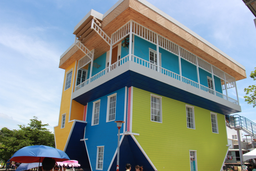
#> input picture LAB1/data.png, 256 x 171 px, shrunk from 894 x 596 before the run, found by its file name
$ python lab1-1.py
#> lines starting #> are read from the running program, lines starting #| are printed output that depends on the picture; long printed decimals are rounded; pictures that were not available may be replaced by others from this repository, and a replacement may not be noted
import cv2
import math
import numpy as np

def splitRGB(img):
	B_map, G_map, R_map= cv2.split(img)

	return cv2.merge([zero_channel, zero_channel, R_map]), cv2.merge([zero_channel, G_map, zero_channel]), cv2.merge([B_map, zero_channel, zero_channel])

def splitHSV(img):
	hsv_img = cv2.cvtColor(img, cv2.COLOR_BGR2HSV)

	H_map, S_map, V_map = cv2.split(hsv_img)

	return H_map, S_map, V_map


def bilinear_resize(image, height, width):

	img_height, img_width = image.shape[:2]

	resized = np.zeros((height, width, 3), np.uint8)

	x_ratio = float(img_width - 1) / float(width - 1)
	y_ratio = float(img_height - 1) / float(height - 1)
	print( x_ratio)
	print( y_ratio )
	for i in range(height):
		for j in range(width):

			x_l, y_l = math.floor(x_ratio * j), math.floor(y_ratio * i)
			x_h, y_h = math.ceil(x_ratio * j), math.ceil(y_ratio * i)

			x_weight = (x_ratio * j) - x_l
			y_weight = (y_ratio * i) - y_l

			a = image[y_l, x_l]
			b = image[y_l, x_h]
			c = image[y_h, x_l]
			d = image[y_h, x_h]

			pixel = a * (1 - x_weight) * (1 - y_weight) \
				+ b * x_weight * (1 - y_weight) + \
				c * y_weight * (1 - x_weight) + \
				d * x_weight * y_weight

			resized[i][j] = pixel

	return resized

def resize(img, size):
	height = int(np.around(img.shape[0] * size))
	weight = int(np.around(img.shape[1] * size))
	print("The image size weigh {weight} and heigh {height}".format(weight=weight, height=height))

	return bilinear_resize(img, height, weight)

class MotionDetect(object):
	"""docstring for MotionDetect"""
	def __init__(self, shape):
		super(MotionDetect, self).__init__()

		self.shape = shape
		self.avg_map = np.zeros((self.shape[0], self.shape[1], self.shape[2]),  np.uint8)
		self.alpha = 0.8 # you can ajust your value
		self.threshold = 40 # you can ajust your value

		print("MotionDetect init with shape {}".format(self.shape))

	def getMotion(self, img):
		assert img.shape == self.shape, "Input image shape must be {}, but get {}".format(self.shape, img.shape)

		# Extract motion part (hint: motion part mask = difference between image and avg > threshold)
		moving = cv2.absdiff(self.avg_map.astype(np.uint8), img.astype(np.uint8))

		# Mask out unmotion part (hint: set the unmotion part to 0 with mask)
		moving_map = np.zeros((img.shape[0], img.shape[1], img.shape[2]), np.uint8)

		height = img.shape[0]
		width = img.shape[1]

		for i in range(0, height):
			for j in range(0, width):
				if moving[i, j].sum() < self.threshold:
					moving_map[i, j] = [0, 0, 0]
				else:
					moving_map[i, j] = img[i, j]

		# Update avg_map
		self.avg_map = self.avg_map * self.alpha + img * (1 -self.alpha)

		return moving_map


# ------------------ #
#     RGB & HSV      #
# ------------------ #
name = "../data.png"
img = cv2.imread(name)
#> img is the input picture: shape (171, 256, 3); mean B, G, R 144.3, 145.6, 133.8
if img is not None:
	print("Reading {} success. Image shape {}".format(name, img.shape))
#| Reading ../data.png success. Image shape (171, 256, 3)
else:
	print("Faild to read {}.".format(name))

zero_channel = np.zeros(img.shape[:2], dtype = "uint8")

R_map, G_map, B_map = splitRGB(img)
#> R_map: shape (171, 256, 3)
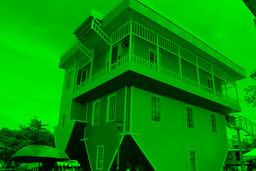
#> G_map: shape (171, 256, 3); mean B, G, R 0, 145.6, 0
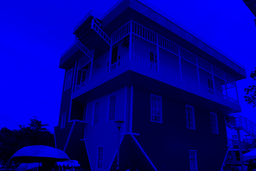
#> B_map: shape (171, 256, 3); mean B, G, R 144.3, 0, 0
H_map, S_map, V_map = splitHSV(img)
#> in splitHSV, `hsv_img = cv2.cvtColor(img, cv2.COLOR_BGR2HSV)`: hsv_img: shape (171, 256, 3); mean H, S, V 76.7, 99.9, 168.4
#> in splitHSV, `H_map, S_map, V_map = cv2.split(hsv_img)`:
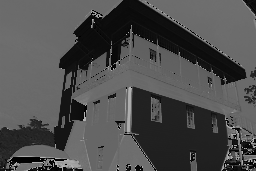
#> H_map: shape (171, 256); min 0, max 179, mean 76.7
#> in splitHSV, `H_map, S_map, V_map = cv2.split(hsv_img)`:
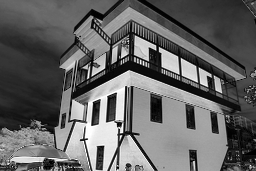
#> S_map: shape (171, 256); min 0, max 255, mean 99.9
#> in splitHSV, `H_map, S_map, V_map = cv2.split(hsv_img)`:
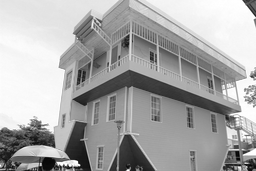
#> V_map: shape (171, 256); min 4, max 255, mean 168.4


cv2.imwrite('data_R.png', R_map)
cv2.imwrite('data_G.png', G_map)
cv2.imwrite('data_B.png', B_map)
cv2.imwrite('data_H.png', H_map)
cv2.imwrite('data_S.png', S_map)
cv2.imwrite('data_V.png', V_map)

# ------------------ #
#   Interpolation    #
# ------------------ #
name = "../data.png"
img = cv2.imread(name)
if img is not None:
	print("Reading {} success. Image shape {}".format(name, img.shape))
#| Reading ../data.png success. Image shape (171, 256, 3)
else:
	print("Faild to read {}.".format(name))

height, width, channel = img.shape
#> height = 171; width = 256; channel = 3
img_big = resize(img, 2)
#| The image size weigh 512 and heigh 342
#| 0.499
#| 0.4985
img_small = resize(img, 0.5)
#| The image size weigh 128 and heigh 86
#| 2.008
#| 2.0
img_big_cv = cv2.resize(img, (width*2, height*2))
img_small_cv = cv2.resize(img, (width//2, height//2))

cv2.imwrite('data_2x.png', img_big)
cv2.imwrite('data_0.5x.png', img_small)
cv2.imwrite('data_2x_cv.png', img_big_cv)
cv2.imwrite('data_0.5x_cv.png', img_small_cv)

# ------------------ #
#  Video Read/Write  #
# ------------------ #
name = "../data.mp4"
# Input reader
cap = cv2.VideoCapture(name)
fps = cap.get(cv2.CAP_PROP_FPS)
h = int(cap.get(cv2.CAP_PROP_FRAME_HEIGHT))
w = int(cap.get(cv2.CAP_PROP_FRAME_WIDTH))

# Output writer
fourcc = cv2.VideoWriter_fourcc(*'XVID')
out = cv2.VideoWriter('output1.avi', fourcc, fps, (w, h), True)

# Motion detector
mt = MotionDetect(shape=(h,w,3))

# Read video frame by frame
while True:
	# Get 1 frame
	success, frame = cap.read()
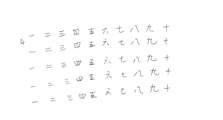
#> input picture LAB2/img/0756815.jpg, 223 x 120 px, shrunk from 778 x 419 before the run, given in place of data.mp4, which was not available
#> frame is the input picture: shape (120, 223, 3); min 118, max 255, mean 252.7

	if success:
		motion_map = mt.getMotion(frame)
#> in getMotion, `self.avg_map = self.avg_map * self.alpha + img * (1 -self.alpha)`:
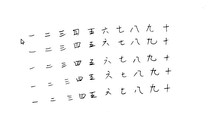
#> self.avg_map: shape (120, 223, 3) float64; min 23.6, max 51, mean 50.5; drawn with min black and max white

		# Write 1 frame to output video
		out.write(motion_map)
	else:
		break

# Release resource
cap.release()
out.release()
